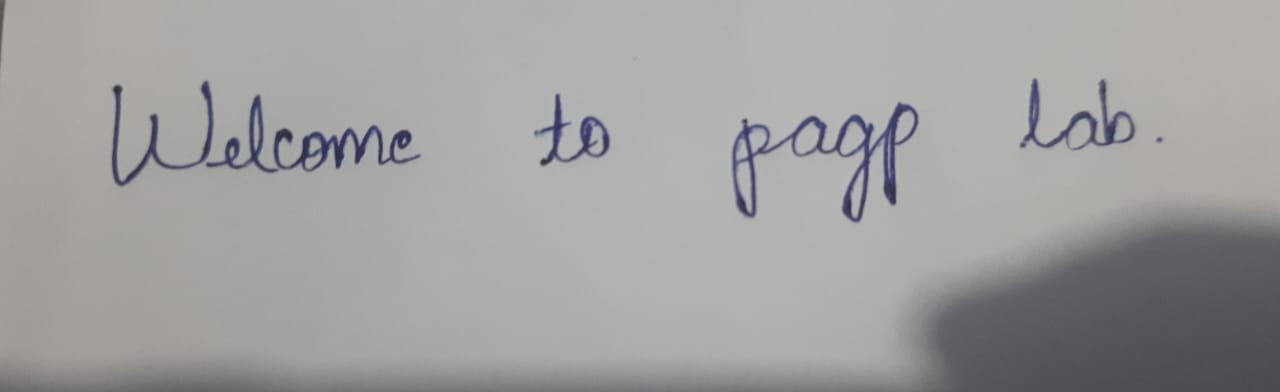
#> input picture images/lab4.jpeg, 1280 x 392 px
$ python -i extract_v3.py   (imports and definitions only)
#> lines starting #> are read from the running program, lines starting #| are printed output that depends on the picture; after the words box and inside, x2 and y2 are one past the last pixel; in counts of white or black regions, pixels touching at a corner belong together
import cv2
import numpy as np

def extract_lines(binary, min_line_height=20):
    height, width = binary.shape
    horiz_proj = np.sum(binary > 0, axis=1).astype(float)
    thresh = np.max(horiz_proj) * 0.05
    lines = []
    start = None
    for i in range(height):
        if horiz_proj[i] > thresh:
            if start is None:
                start = i
        else:
            if start is not None:
                if i - start >= min_line_height:
                    lines.append((start, i))
                start = None
    if start is not None and height - start >= min_line_height:
        lines.append((start, height))
    return lines

def dilate(image, kernel_size):
    kernel = np.ones(kernel_size, np.uint8)
    return cv2.dilate(image, kernel, iterations=1)

def start(image_path):
    """
    Extracts raw feature values from the handwriting image using computer vision techniques.
    Returns a list of raw values for: baseline_angle, top_margin, letter_size, line_spacing, word_spacing, pen_pressure, slant_angle
    """
#> called with image_path = 'images/lab4.jpeg'

    # Read image
    image_bytes = open(image_path, "rb").read()
    if len(image_bytes) == 0:
        raise ValueError("Uploaded image file is empty")

    img_array = np.frombuffer(image_bytes, np.uint8)
    img = cv2.imdecode(img_array, cv2.IMREAD_COLOR)
#> img is the input picture: shape (392, 1280, 3); mean B, G, R 159.2, 159.5, 160.1
    if img is None:
        raise ValueError("Failed to decode the image")

    height, width = img.shape[:2]
#> height = 392; width = 1280

    # Resize for consistency (assume standard width)
    target_width = 1280
    scale = target_width / width
#> scale = 1
    img = cv2.resize(img, (target_width, int(height * scale)))

    gray = cv2.cvtColor(img, cv2.COLOR_BGR2GRAY)
    height, width = gray.shape

    # Binarize
    blur = cv2.GaussianBlur(gray, (5, 5), 0)
    _, binary = cv2.threshold(blur, 0, 255, cv2.THRESH_BINARY_INV + cv2.THRESH_OTSU)
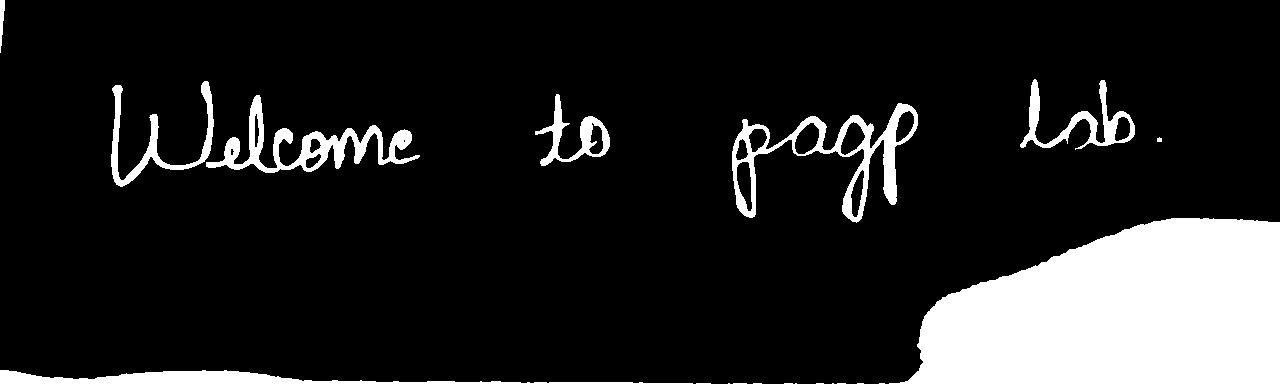
#> binary: shape (392, 1280); 15.5% white; 8 white regions, largest, box (x1, y1, x2, y2) and area: (0, 218, 1280, 392) 63155, (732, 103, 918, 223) 4906, (206, 95, 420, 173) 4136

    # Detect if there's content
    if np.sum(binary) < 1000 * 255:  # arbitrary low ink threshold
        raise ValueError("No sufficient handwriting detected in the image")

    # 1. Pen pressure
    ink_pixels = gray[binary > 0]
    avg_intensity = np.mean(ink_pixels)
#> avg_intensity = 97.08
    pen_pressure = 255 - avg_intensity  # higher value for heavier pressure
#> pen_pressure = 157.9

    # 2. Top margin
    horiz_proj = np.sum(binary > 0, axis=1).astype(float)
#> horiz_proj = 392 values, max 1280 at index 384, min 0 at index 53, mean 198.9
    thresh = np.max(horiz_proj) * 0.05
#> thresh = 64
    top_rows = np.where(horiz_proj > thresh)[0]
#> top_rows = 237 values from 108 to 391
    if len(top_rows) == 0:
        raise ValueError("No lines detected")
    first_line_start = top_rows[0]
#> first_line_start = 108
    top_margin = first_line_start / (height / 10.0)  # scale to fit categorize thresholds (~0-10 range)
#> top_margin = 2.76

    # 3. Extract lines
    lines = extract_lines(binary)
#> in extract_lines, `thresh = np.max(horiz_proj) * 0.05`: thresh = 64
#> after the loop in extract_lines, `for i in range(height):`: lines = [(108, 172)]; start = 219
#> lines = [(108, 172), (219, 392)]
    if len(lines) == 0:
        raise ValueError("No lines detected")

    line_heights = [end - start for start, end in lines]
#> line_heights = [64, 173]
    letter_size = np.mean(line_heights) / 10.0  # scale to fit ~10-20 range
#> letter_size = 11.85

    # 4. Line spacing (normalized)
    if len(lines) > 1:
        spacings = [lines[i+1][0] - lines[i][1] for i in range(len(lines)-1)]
#> spacings = [47]
        line_spacing = np.mean(spacings) / np.mean(line_heights)  # ratio ~1-4
#> line_spacing = 0.397
    else:
        line_spacing = 2.5  # default medium

    # 5. Word spacing (average normalized gap)
    word_spacing_ratios = []
    for start_l, end_l in lines:
        line_bin = binary[start_l:end_l, :]
        vert_proj = np.sum(line_bin > 0, axis=0).astype(float)
        v_thresh = np.max(vert_proj) * 0.05
        words = []
        start_w = None
        for j in range(width):
            if vert_proj[j] > v_thresh:
                if start_w is None:
                    start_w = j
            else:
                if start_w is not None:
                    words.append((start_w, j))
                    start_w = None
        if start_w is not None:
            words.append((start_w, width))
        if len(words) > 1:
            gaps = [words[i+1][0] - words[i][1] for i in range(len(words)-1)]
            word_widths = [end_w - start_w for start_w, end_w in words]
            avg_gap = np.mean(gaps)
            avg_width = np.mean(word_widths)
            word_spacing_ratios.append(avg_gap / avg_width if avg_width > 0 else 1.5)
#> this loop made 2 passes
#> (start_l, end_l, v_thresh, gaps, word_widths, avg_gap, avg_width) on passes 1 to 2: (108, 172, 3.2, [13, 1, 117, 2, 122, 1, 103, 2, 22], [10, 278, 5, 3, 70, 98, 87, 79, 33, 5], 42.56, 66.8), (219, 392, 8.65, [3, 17, 3, 6, 22, 2, 19, 8, 3, 4, 15, 4], [693, 15, 2, 14, 9, 9, 2, 8, 2, 9, 14, 6, 391], 8.83, 90.31)
#> pass 1, in start, `line_bin = binary[start_l:end_l, :]`:
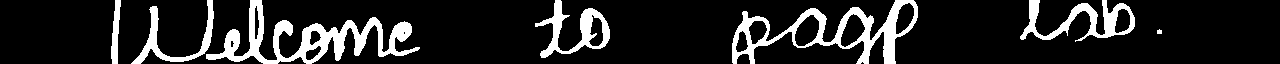
#> line_bin: shape (64, 1280); 14.5% white; 7 white regions, largest, box (x1, y1, x2, y2) and area: (206, 0, 420, 64) 4017, (732, 0, 918, 64) 3337, (1020, 0, 1135, 42) 1638
#> pass 2, in start, `line_bin = binary[start_l:end_l, :]`:
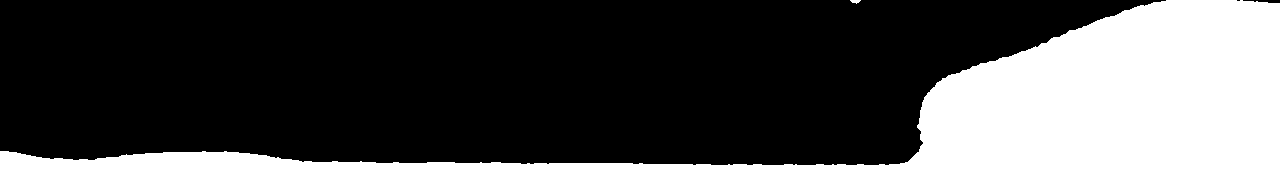
#> line_bin: shape (173, 1280); 28.5% white; 2 white regions, box (x1, y1, x2, y2) and area: (0, 0, 1280, 173) 63119, (850, 0, 861, 4) 28
#> after the loop, word_spacing_ratios = [0.637, 0.0978]
    word_spacing = np.mean(word_spacing_ratios) if word_spacing_ratios else 1.5
#> word_spacing = 0.367

    # 6. Baseline angle (average slope)
    baseline_slopes = []
    for start_l, end_l in lines:
        line_bin = binary[start_l:end_l, :]
        cols = []
        lows = []
        for col in range(width):
            column = line_bin[:, col]
            ink_rows = np.where(column > 0)[0]
            if len(ink_rows) > 0:
                lows.append(ink_rows[-1])  # bottom of ink in line relative
                cols.append(col)
        if len(cols) > 20:
            slope = np.polyfit(cols, lows, 1)[0]
            baseline_slopes.append(slope)
#> this loop made 2 passes
#> (start_l, end_l, slope) on passes 1 to 2: (108, 172, -0.0228), (219, 392, 7.14e-17)
#> after the loop, baseline_slopes = [-0.0228, 7.14e-17]
    baseline_angle = np.mean(baseline_slopes) if baseline_slopes else 0.0
#> baseline_angle = -0.0114

    # 7. Slant angle (average from vertical strokes)
    # Dilate vertically to connect strokes
    v_dilated = dilate(binary, (5, 30))  # vertical kernel
#> in dilate, `return cv2.dilate(image, kernel, iterations=1)`:
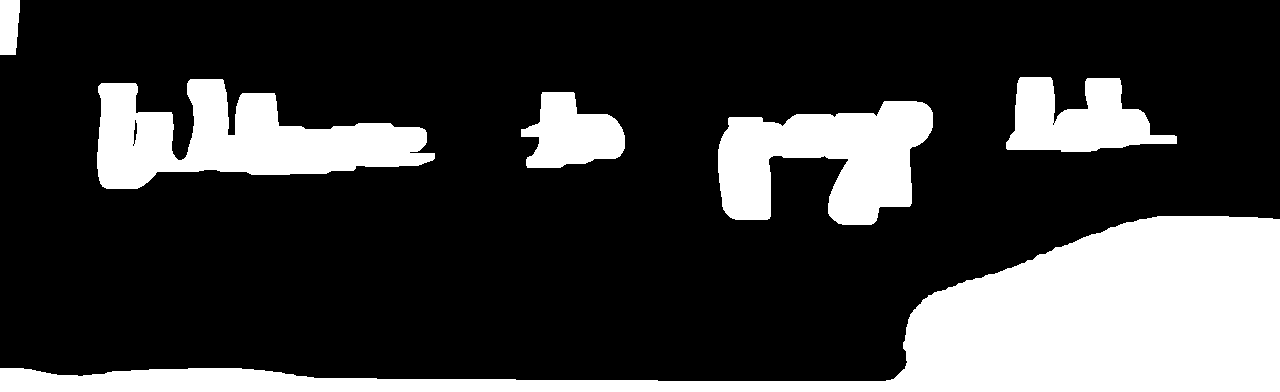
#> returned value: shape (392, 1280); 23.9% white; 6 white regions
    ctrs, _ = cv2.findContours(v_dilated, cv2.RETR_EXTERNAL, cv2.CHAIN_APPROX_SIMPLE)
#> ctrs = 6 contours; box (x1, y1, x2, y2) and area: (0, 216, 1280, 392) 67442, (97, 79, 435, 189) 19660, (718, 101, 933, 225) 16340, (1006, 77, 1177, 152) 7683, (521, 92, 625, 168) 5034, (0, 0, 20, 55) 929
    slant_angles = []
    for ctr in ctrs:
        if len(ctr) < 5:
            continue
        rect = cv2.minAreaRect(ctr)
        angle = rect[2]
        # Normalize to -45 to 45 from vertical (assuming 90 is vertical)
        if angle > 90:
            angle -= 180
        if abs(angle) < 60:  # plausible slant
            slant_angles.append(angle)
#> this loop made 6 passes
#> (rect, angle) on passes 1 to 6: (((639.5, 303.5), (175, 1279), -90), -90), (((825, 162.5), (123, 214), -90), -90), (((572.5, 129.5), (75, 103), -90), -90), (((264.1, 129), (337.3, 106.5), -2.57), -2.57), (((1091.4, 114.5), (73.83, 170), -89.17), -89.17), (((9.5, 27), (54, 19), -90), -90)
#> after the loop, slant_angles = [-2.57]
    slant_angle = np.mean(slant_angles) if slant_angles else 0.0
#> slant_angle = -2.57

    return [
        baseline_angle,
        top_margin,
        letter_size,
        line_spacing,
        word_spacing,
        pen_pressure,
        slant_angle
    ]

>>> result = start('images/lab4.jpeg')
#> result = [-0.0114, 2.76, 11.85, 0.397, 0.367, 157.9, -2.57]

$ run again, on images/lab1.png
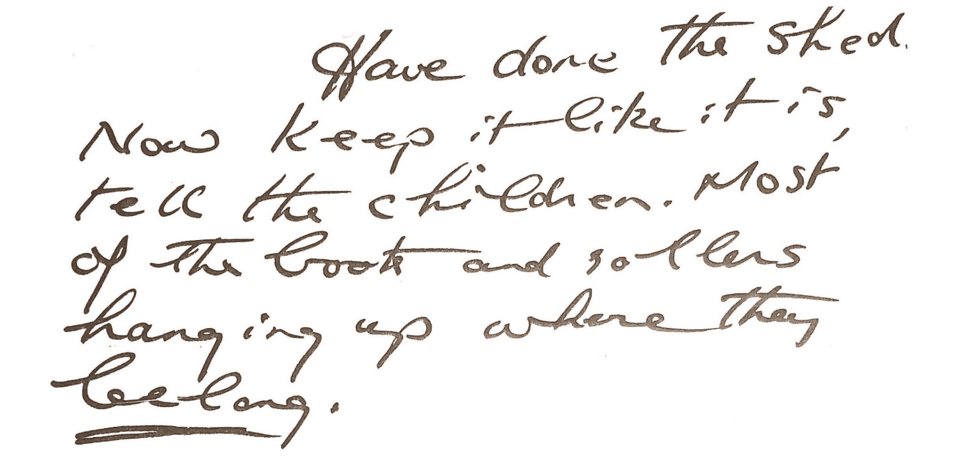
#> input picture images/lab1.png, 975 x 474 px
#> in start, img is the input picture: shape (474, 975, 3); mean B, G, R 240.6, 241.7, 243.2
#> img: shape (622, 1280, 3)
#> in start, `_, binary = cv2.threshold(blur, 0, 255, cv2.THRESH_BINARY_INV + cv2.TH..`:
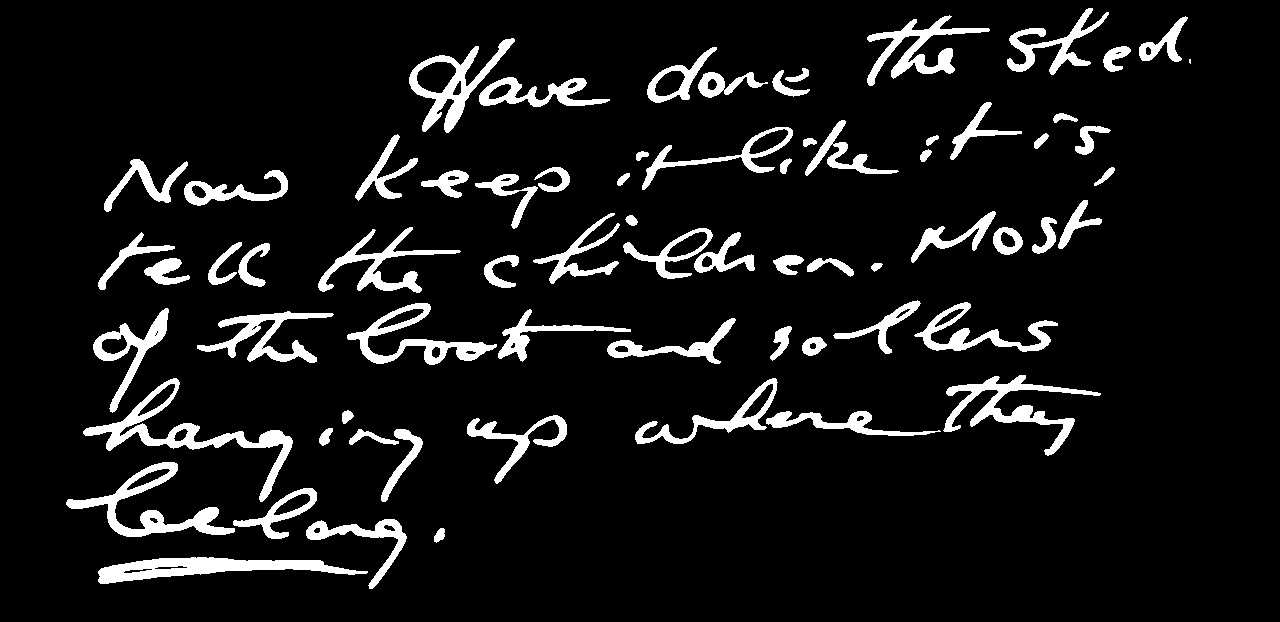
#> binary: shape (622, 1280); 8.6% white; 70 white regions (1 under 20 px), largest, box (x1, y1, x2, y2) and area: (83, 378, 293, 502) 3703, (98, 557, 368, 584) 3364, (66, 462, 235, 537) 3049
#> avg_intensity = 114.3
#> pen_pressure = 140.7
#> in start, `horiz_proj = np.sum(binary > 0, axis=1).astype(float)`: horiz_proj = 622 values, max 400 at index 345, min 0 at index 0, mean 109.9
#> in start, `thresh = np.max(horiz_proj) * 0.05`: thresh = 20
#> top_rows = 526 values from 16 to 582
#> first_line_start = 16
#> top_margin = 0.257
#> in extract_lines, `thresh = np.max(horiz_proj) * 0.05`: thresh = 20
#> after the loop in extract_lines, `for i in range(height):`: lines = [(16, 291), (303, 364), (376, 540), (557, 583)]
#> line_heights = [275, 61, 164, 26]
#> letter_size = 13.15
#> spacings = [12, 12, 17]
#> line_spacing = 0.104
#> the loop in start, `for start_l, end_l in lines:` made 4 passes
#> (start_l, end_l, v_thresh, gaps, word_widths, avg_gap, avg_width) on passes 1 to 4: (16, 291, 3.9, [30, 9, 2], [190, 812, 48, 2], 13.67, 263), (303, 364, 2.2, [28, 14, 1, 35, 10, 8], [76, 136, 150, 237, 22, 24, 224], 16, 124.1), (376, 540, 3.85, [11, 22, 68, 9, 17, 1], [356, 11, 100, 279, 4, 148, 5], 21.33, 129), (557, 583, 0.95, [2], [270, 26], 2, 148)
#> after the loop in start, `for start_l, end_l in lines:`: word_spacing_ratios = [0.052, 0.129, 0.165, 0.0135]
#> word_spacing = 0.0899
#> the loop in start, `for start_l, end_l in lines:` made 4 passes
#> (start_l, end_l, slope) on passes 1 to 4: (16, 291, -0.108), (303, 364, -0.0124), (376, 540, -0.138), (557, 583, -0.0303)
#> after the loop in start, `for start_l, end_l in lines:`: baseline_slopes = [-0.108, -0.0124, -0.138, -0.0303]
#> baseline_angle = -0.0721
#> in dilate, `return cv2.dilate(image, kernel, iterations=1)`:
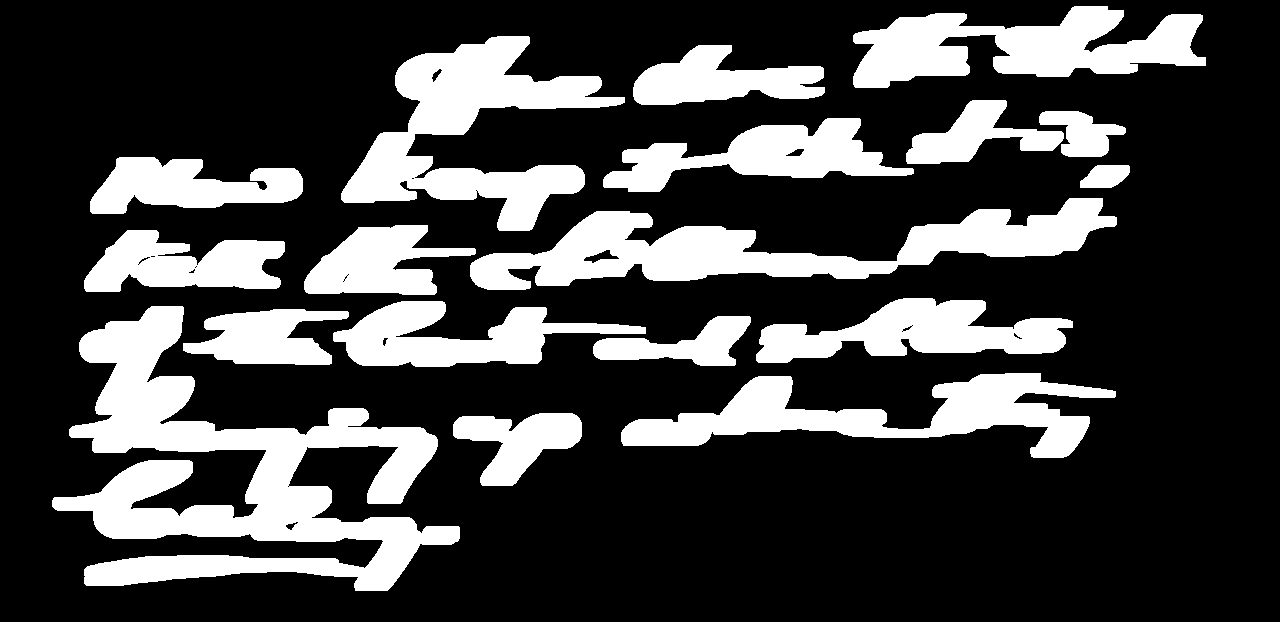
#> returned value: shape (622, 1280); 25.8% white; 18 white regions
#> ctrs = 18 contours; largest, box (x1, y1, x2, y2) and area: (52, 306, 460, 591) 42084, (470, 198, 1117, 290) 22810, (341, 36, 625, 231) 20769, (621, 373, 1116, 458) 16206, (853, 6, 1206, 88) 15678
#> the loop in start, `for ctr in ctrs:` made 18 passes
#> (rect, angle) on passes 1 to 8: (((517.8, 449.3), (128.4, 70.89), -2.23), -2.23), (((868.1, 410.1), (84.17, 492.7), -88.32), -88.32), (((671.5, 340.5), (49, 157), -90), -90), (((265.4, 335.9), (55.14, 164.5), -89.05), -89.05), (((256.8, 447.8), (280.7, 407.6), -88.94), -88.94), (((489, 333.5), (65, 312), -90), -90), (((913.5, 327.6), (317.2, 59.85), -2.03), -2.03), (((184, 260.5), (61, 200), -90), -90)
#> after the loop in start, `for ctr in ctrs:`: slant_angles = [-2.23, -2.03, -1.85, -3.71, -7.46, -2.58, -3.31]
#> slant_angle = -3.31
#> result = [-0.0721, 0.257, 13.15, 0.104, 0.0899, 140.7, -3.31]
